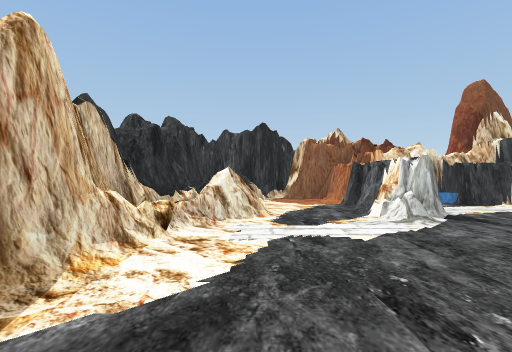
view 1 (above)

20 first-person views from a walk through a Unity game level. The camera is 1.3 m above the floor, looks level and sees 85° across. The floor is counted in squares, 2 m on a side. Each view is taken from the middle of a square. On the plan, view 1 faces up. The plan holds only what a view shows up to about 9 squares ahead; the rest is blank. The player character is not drawn.

view 2
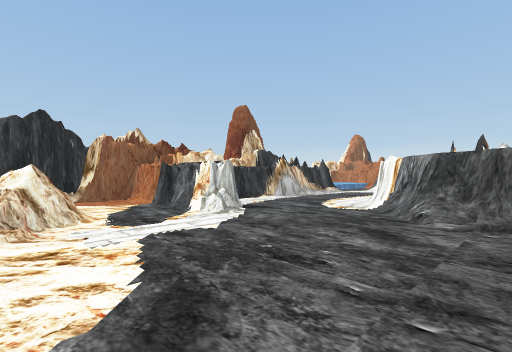

view 3
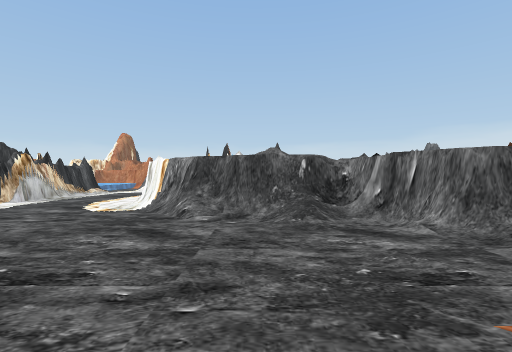

view 4
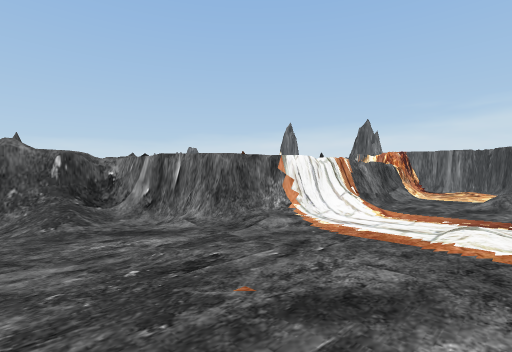

view 5
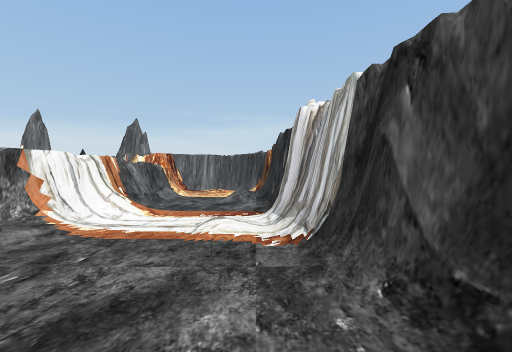

view 6
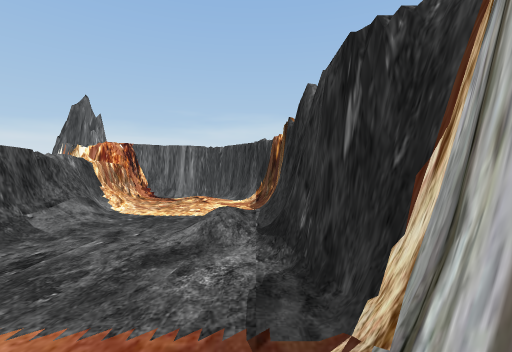

view 7
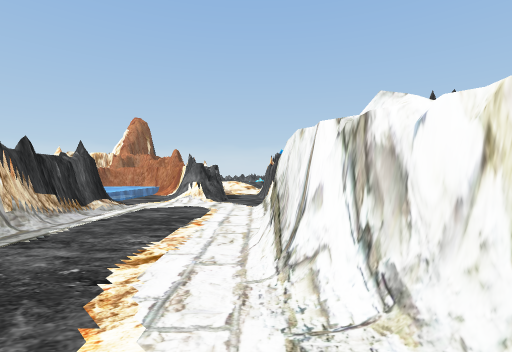

view 8
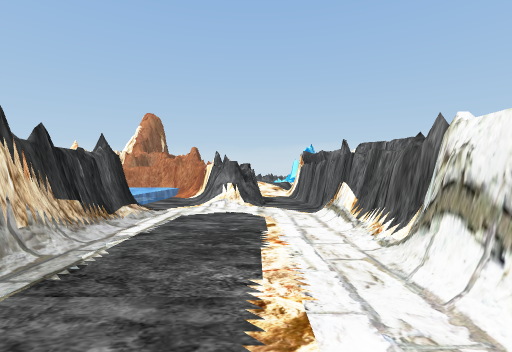

view 9
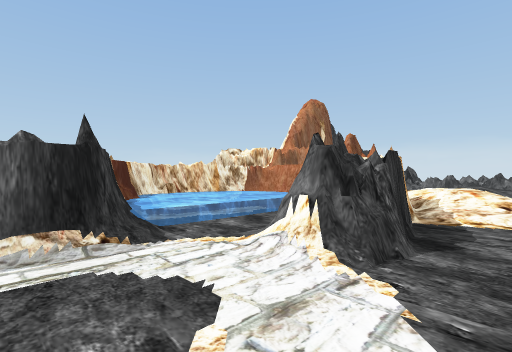

view 10
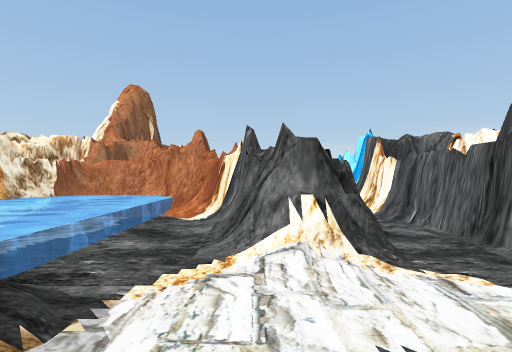

view 11
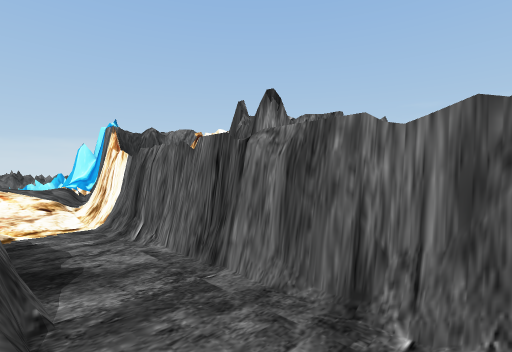

view 12
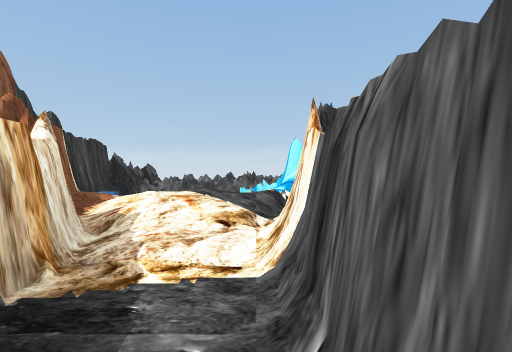

view 13
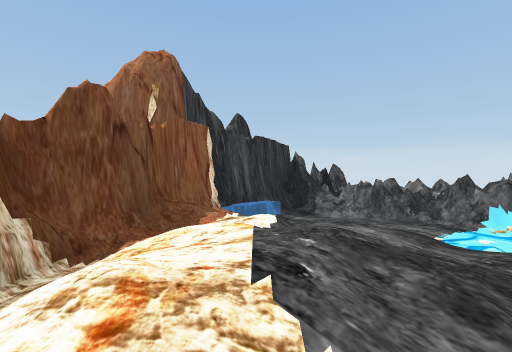

view 14
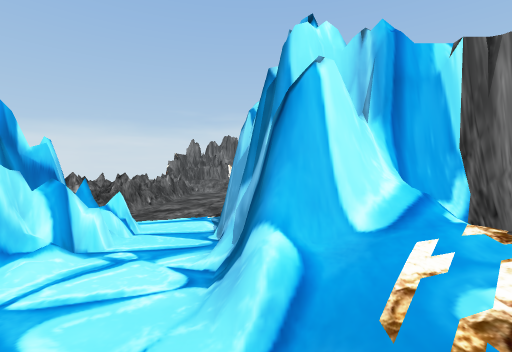

view 15
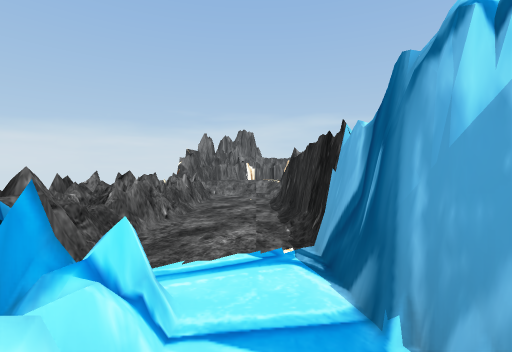

view 16
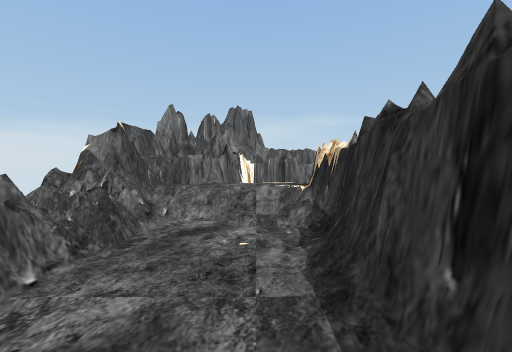

view 17
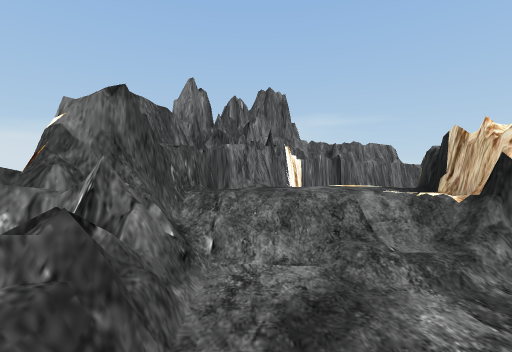

view 18
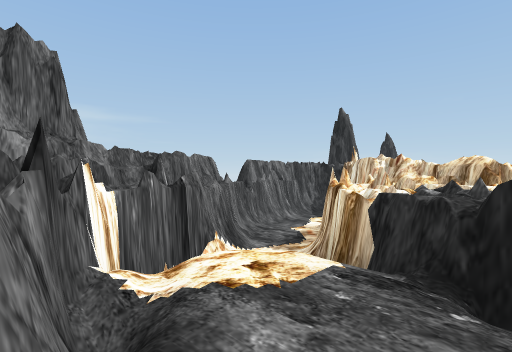

view 19
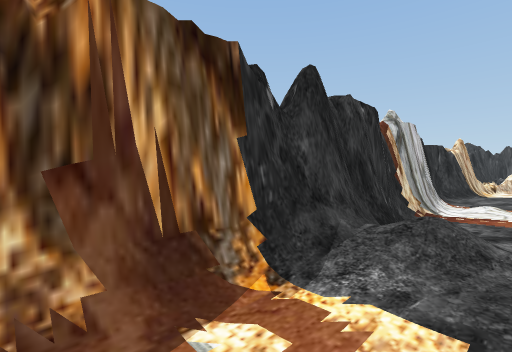

view 20
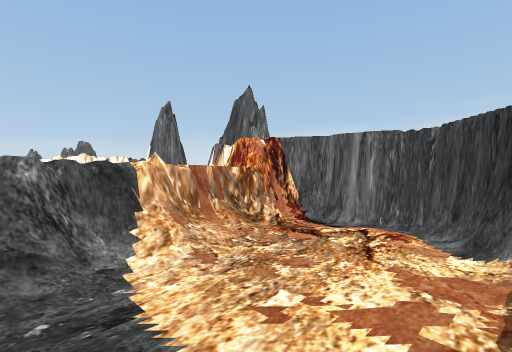

### Floor plan
Key: @ floor where view 1 was taken; # wall or solid block; . main floor; : floor 0.25 m higher than the main floor; + floor 0.75 m higher than the main floor; * floor 1 m higher than the main floor; / step, stairs or slope; = window, fence, low wall or low ledge; ~ water the walk can cross.
Columns run from 2 left of view 1 to 22 right of it. Each row starts with its distance up from view 1.
 10              #####
  9   ###        #~~~#
  8  ##.#        ~~~~##
  7 ###.#####  ##~~~~#######
  6 #==.##..####/...###+..=#
  5 ###.##......./####/+..=#
  4 #=..=......../#../+/...#
  3 #=....../////./////+/.##
  2 #......####  ########.##
  1 #.....##            #.##
  0 #.@../#             #..##
 -1 #..../#             #..=#
 -2 #....##             #..##
 -3 #...##              #..=#
 -4 #...#               #..##
 -5 #../#               #..##
 -6 #...#               #..=#
 -7 #/..#               #:/##
 -8 #/..#              ##**#
 -9 #/..##             ##*##
-10 #/../#             #//##
-11 ##../#             ####
-12  #../#
-13  #####

Positions as (right, up) in squares from view 1, and headings:
1: (0, 0), facing up
2: (-1, 0), facing up-right
3: (-1, 0), facing right
4: (-1, 0), facing down-right
5: (-1, 0), facing down
6: (-1, -4), facing down
7: (4, 3), facing right
8: (5, 4), facing right
9: (9, 3), facing up-right
10: (9, 5), facing right
11: (10, 4), facing down-right
12: (12, 3), facing right
13: (15, 3), facing up-right
14: (18, 4), facing down
15: (19, 2), facing down
16: (19, -3), facing down
17: (20, -5), facing down
18: (20, -8), facing down-left
19: (0, -10), facing up-left
20: (-1, -8), facing down-right
